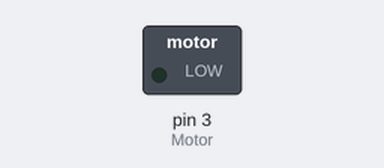
Recording of a sketch running on a simulated Arduino Uno, built with avr-gcc and run on an emulated ATmega328P. Shown: switched loads named in the sketch (green lamp = pin HIGH).

Above: at 0.05 s.
At 5.75 s:
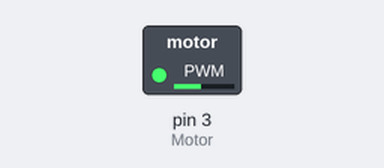
At 11.55 s:
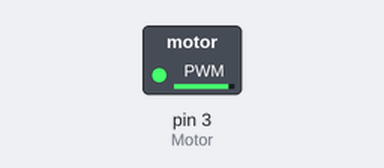
At 23.15 s:
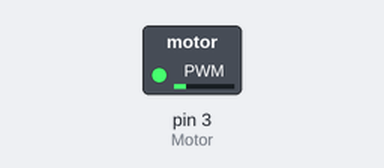
Timing chart, 0 to 33.2 s (numbered marks = the images above):
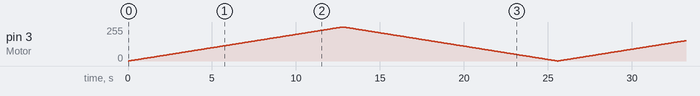

The sketch:

DCmotor.ino
```cpp
int Motor = 3;
void setup() {
  // put your setup code here, to run once:
//pinMode(Motor, OUTPUT);

}

void loop() {
  // put your main code here, to run repeatedly:
for (int i = 0; i <= 255; i = i+1){
analogWrite(Motor, i);
delay(50);
}

for (int i = 255; i > 0; i = i-1){
analogWrite(Motor, i);
delay(50);
}
}
```
